Frame 1 (no input): blank canvas, image omitted
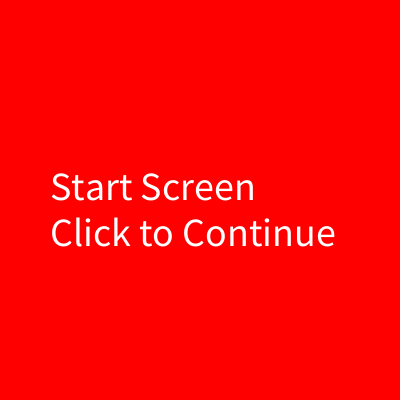
Frame 60 (the mouse pressed at the canvas centre just before this capture)
Frame 120 (the mouse held since frame 60 and released just before this capture): blank canvas, image omitted

The Processing sketch that drew this single still picture (run headless with seeded random() and noise(); from frame 60 on, the mouse is pressed at the canvas centre):

// Processing sketch: programStates
// ── programStates.pde
String programState;
int counter;

void setup() {
  size(400, 400);
  textSize(40);
  programState = "reset";
}

void draw() {
  if (programState == "start") {
    background(255, 0, 0); //Red
    text("Start Screen\r\nClick to Continue",50,200);
    if (mousePressed) {
      programState = "play";
    }
  } else if (programState == "reset") {
    programState = "start";
    counter = 0;
    delay(500);
  } else if (programState == "play") {
    background(0, 0, 255); //Blue
    counter+= 1;
    println(counter);
    if (counter > 200) {
      programState = "gameOver";
    }
  } else if (programState == "gameOver") {
    background(0, 255, 0); //Green
    if (mousePressed) {
      programState ="reset";
    }
  } else {
    print("Error, no program state recognized");
  }
}
